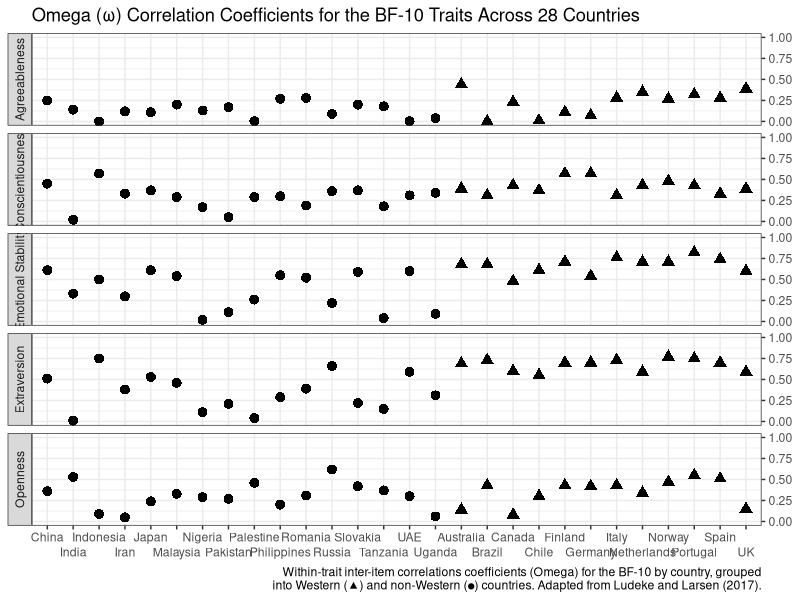
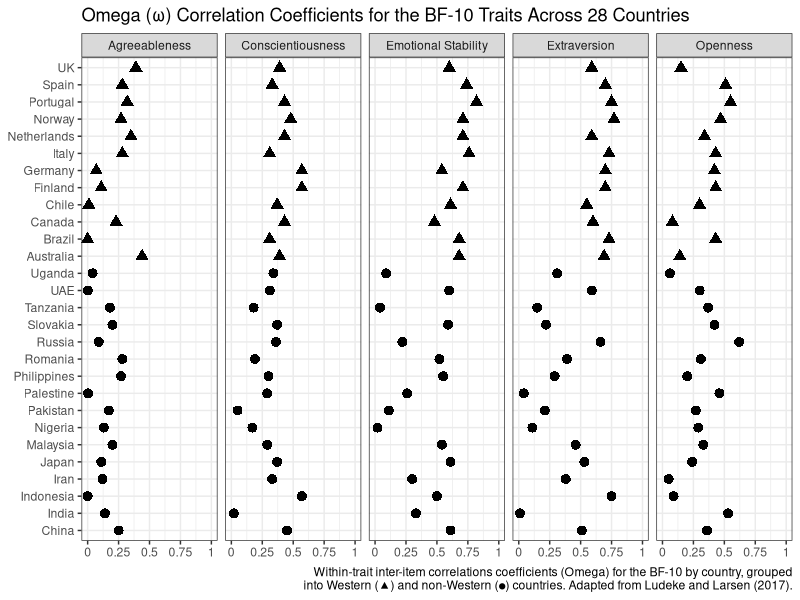
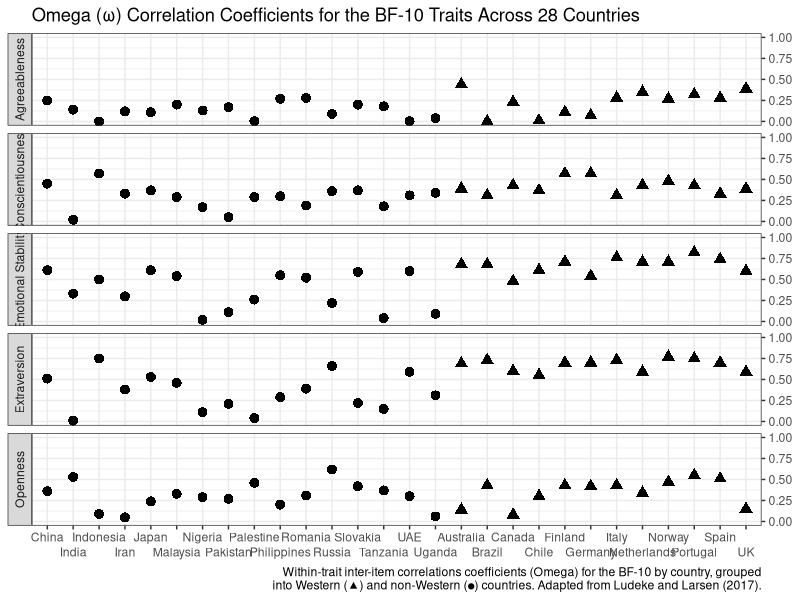
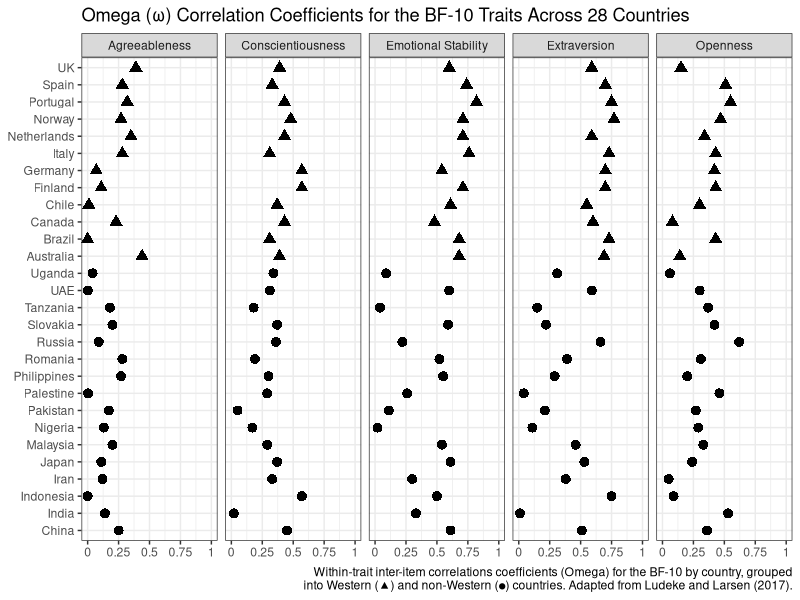

The R source for these figures, in order:
# R script for "How to improve your figures #11: Do not repeat information"
# URL: https://erikgahner.dk/2022/how-to-improve-your-figures-11-do-not-repeat-information/

library("tidyverse")

df <- read_csv("big_five.csv")

df |>
  pivot_longer(cols = 3:7, names_to = "Trait") |>
  ggplot(aes(x = fct_reorder(Country, Group), y = value, shape = Group)) +
  geom_point(size = 3) +
  facet_grid(vars(Trait), switch = "y") +
  labs(title = "Omega (ω) Correlation Coefficients for the BF-10 Traits Across 28 Countries",
       shape = NULL,
       x = NULL,
       y = NULL,
       caption = str_wrap("Within-trait inter-item correlations coefficients (Omega) for the BF-10 by country, grouped into Western (▲) and non-Western (●) countries. Adapted from Ludeke and Larsen (2017).", width = 95)) +
  theme_bw() +
  theme(legend.position="none") + 
  scale_fill_manual(values = c("#000000", "#999999")) +
  scale_y_continuous(limits = c(0, 1), position = "right") +
  scale_x_discrete(guide = guide_axis(n.dodge = 2)) 

ggsave("repeatinformation_02.png", width = 10, height = 8)

df |>
  pivot_longer(cols = 3:7, names_to = "Trait") |>
  ggplot(aes(x = fct_reorder(Country, Group), y = value, shape = Group)) +
  geom_point(size = 3) +
  facet_wrap(~ Trait, ncol = 5) +
  labs(title = "Omega (ω) Correlation Coefficients for the BF-10 Traits Across 28 Countries",
       shape = NULL,
       x = NULL,
       y = NULL,
       caption = str_wrap("Within-trait inter-item correlations coefficients (Omega) for the BF-10 by country, grouped into Western (▲) and non-Western (●) countries. Adapted from Ludeke and Larsen (2017).", width = 95)) +
  theme_bw() +
  theme(legend.position="none") + 
  scale_fill_manual(values = c("#000000", "#999999")) +
  scale_y_continuous(limits = c(0, 1), breaks = seq(0, 1, 0.25), labels = c("0", "0.25", "0.5", "0.75", "1")) +
  coord_flip()

ggsave("repeatinformation_03.png", width = 10, height = 8)
